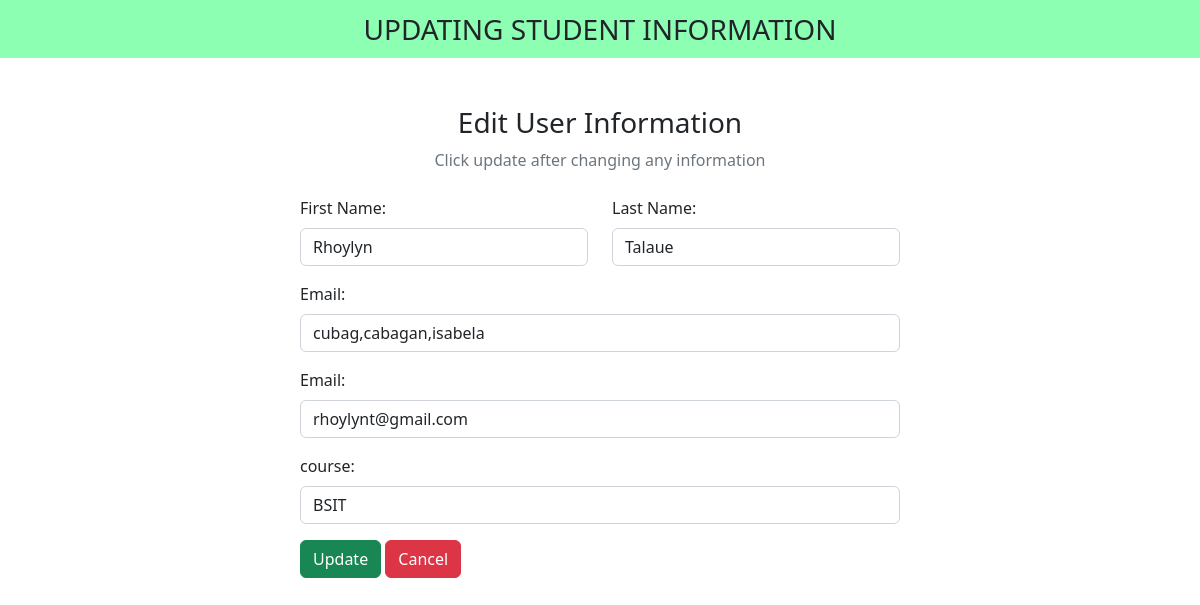
The page /edit.php?id=1 on the database its author committed.
### tables this page shows
CREATE TABLE `students` (
  `id` int(11) NOT NULL,
  `first_name` varchar(255) NOT NULL,
  `last_name` varchar(255) NOT NULL,
  `address` varchar(255) NOT NULL,
  `email` varchar(255) NOT NULL,
  `course` varchar(255) NOT NULL
);

### edit.php (the view, shortened to what this page needs)
<?php
include "database.php";
$id = $_GET["id"];
?>
<!DOCTYPE html>
<html lang="en">
<head>
  <link href="https://cdn.jsdelivr.net/npm/bootstrap@5.2.3/dist/css/bootstrap.min.css" rel="stylesheet">
  <link rel="stylesheet" href="https://cdnjs.cloudflare.com/ajax/libs/font-awesome/6.4.0/css/all.min.css" />
</head>
<body>
  <nav class="navbar navbar-light justify-content-center fs-3 mb-5" style="background-color: #00ff5573;">
    UPDATING STUDENT INFORMATION
  </nav>
  <div class="container">
    <div class="text-center mb-4">
      <h3>Edit User Information</h3>
      <p class="text-muted">Click update after changing any information</p>
    </div>
    <?php
    $sql = "SELECT * FROM `students` WHERE id = $id LIMIT 1";
    $result = mysqli_query($conn, $sql);
    $row = mysqli_fetch_assoc($result);
    ?>
    <div class="container d-flex justify-content-center">
      <form action="" method="post" style="width:50vw; min-width:300px;">
        <div class="row mb-3">
          <div class="col">
            <label class="form-label">First Name:</label>
            <input type="text" class="form-control" name="first_name" value="<?php echo $row['first_name'] ?>">
          </div>
          <div class="col">
            <label class="form-label">Last Name:</label>
            <input type="text" class="form-control" name="last_name" value="<?php echo $row['last_name'] ?>">
          </div>
        </div>
        <div class="mb-3">
          <label class="form-label">Email:</label>
          <input type="address" class="form-control" name="address" value="<?php echo $row['address'] ?>">
        </div>
        <div class="mb-3">
          <label class="form-label">Email:</label>
          <input type="email" class="form-control" name="email" value="<?php echo $row['email'] ?>">
        </div>
        <div class="mb-3">
          <label class="form-label">course:</label>
          <input type="course" class="form-control" name="course" value="<?php echo $row['course'] ?>">
        </div>
        <div>
          <button type="submit" class="btn btn-success" name="submit">Update</button>
          <a href="user.php" class="btn btn-danger">Cancel</a>
        </div>
      </form>
    </div>
  </div>
</body>
</html>

### rows shown on the page
students: first_name "Rhoylyn", last_name "Talaue", address "cubag,cabagan,isabela", email "rhoylynt@gmail.com", course "BSIT"
